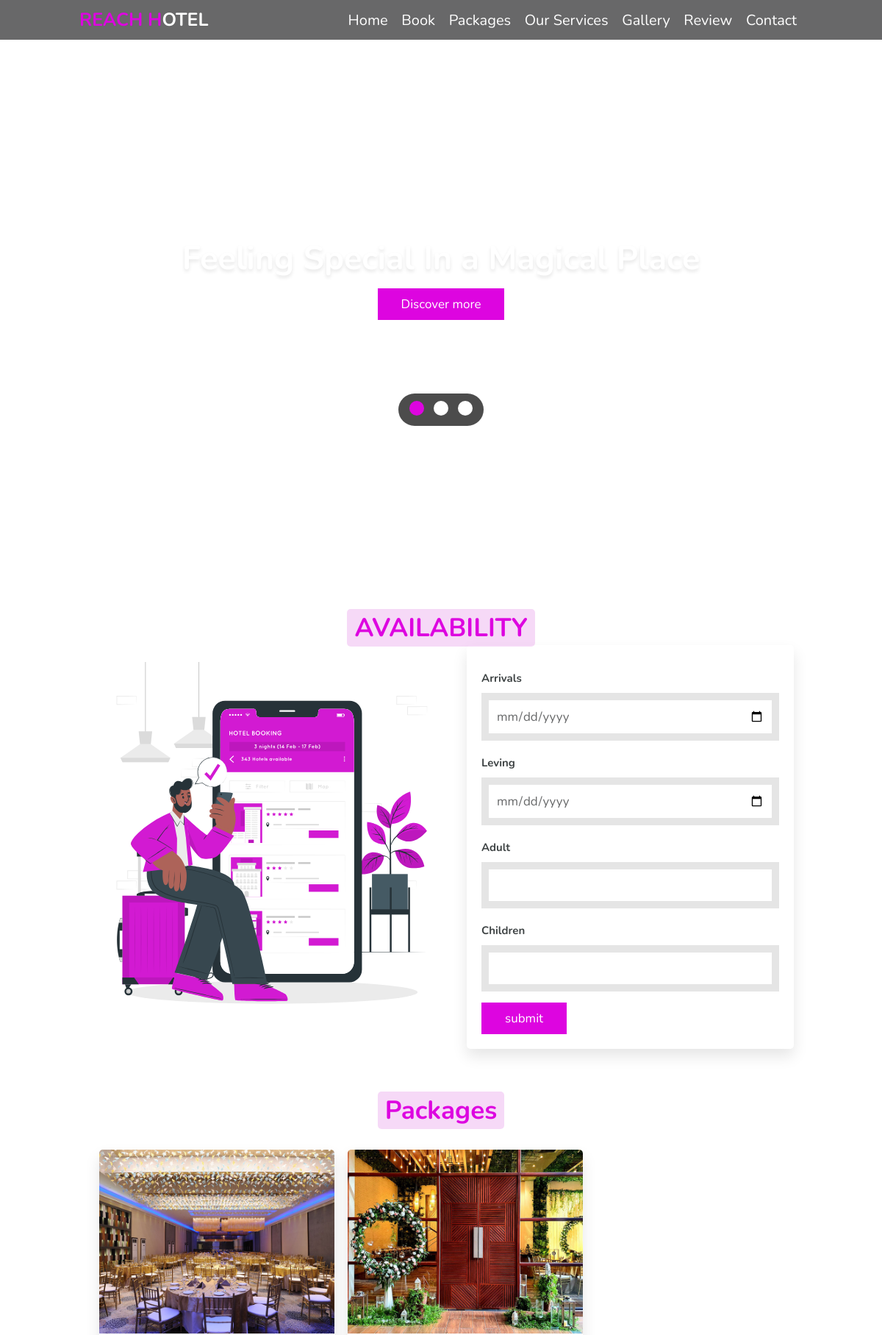
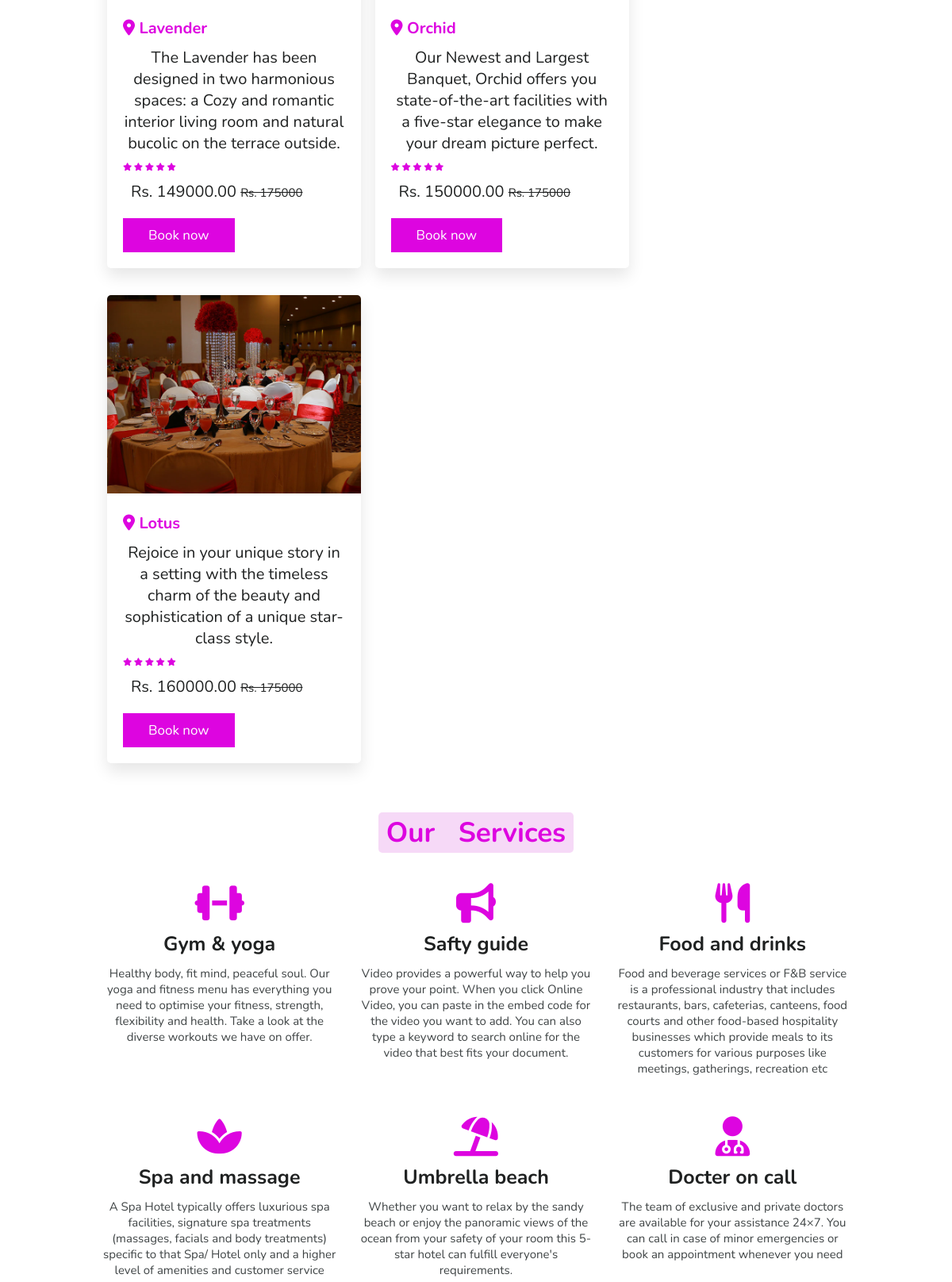
The page / (upper part) on the database its author committed (2 pictures, top to bottom).
### tables this page shows
CREATE TABLE `hall` (
  `id` int(11) NOT NULL,
  `hall_type` varchar(50) NOT NULL,
  `price` varchar(11) NOT NULL,
  `photo` varchar(100) NOT NULL,
  `description` varchar(500) NOT NULL
);

### index.php (the view, shortened to what this page needs)
<!DOCTYPE html>
<html>
    <head>
        <link rel="stylesheet" href="https://cdnjs.cloudflare.com/ajax/libs/font-awesome/6.2.1/css/all.min.css">
        <link rel="stylesheet" href="CSS/style.css">
        <link rel="stylesheet" href="https://cdn.jsdelivr.net/npm/swiper@8/swiper-bundle.min.css" />
    </head>
    <body>
        <header>
            <a href="index.php" class="logo"><span>REACH H</span>otel</a>
            <nav class="navbar">
                <a href="index.php">Home</a>
                <a href="Book.php">Book</a>
                <a href="#packages">Packages</a>
                <a href="#services">Our Services</a>
                <a href="gallery.php">Gallery</a>
                <a href="#review">Review</a>
                <a href="contact.php">Contact</a>
            </nav>
        </header>
        <section class="home" id="home">
            <div class="content">
                <h3>Feeling Special In a Magical Place</h3>
                <a href="aboutus.php" class="btn">Discover more</a>
            </div>
            <div class="controls">
                <span class="vid-btn active" data-src="image/video2.mp4"></span>
                <span class="vid-btn" data-src="image/video3.mp4"></span>
                <span class="vid-btn" data-src="image/video1.mp4"></span>
            </div>
        </section>
        <section class="book" id="book">
            <h1 class="heading">
                <span>AVAILABILITY</span>
            </h1>
            <div class="row1">
                <div class="img1">
                    <img src="Booking.svg">
                </div>
                <form action="">
                    <div class="inputBox">
                        <h3>Arrivals</h3>
                        <input type="date" >
                    </div>
                    <div class="inputBox">
                        <h3>Leving</h3>
                        <input type="date" >
                    </div>
                    <div class="inputBox">
                        <h3>Adult</h3>
                        <input type="number" placeholder="">
                    </div>
                    <div class="inputBox">
                        <h3>Children</h3>
                        <input type="number" placeholder="">
                    </div>
                    <input type="submit" class="btn" value="submit">
                </form>
            </div>
        </section>
        <section class="packages" id="packages">
            <h1 class="heading">
                <span>Packages</span>
            </h1>
            <?php
					require_once 'admin/connect.php';
					$query = $conn->query("SELECT * FROM `hall` ORDER BY `price` ASC") or die(mysql_error());
					while($fetch = $query->fetch_array()){
			?>
        <div class="box-container">
            <div class="box">
                <img src="photo/<?php echo $fetch['photo']?>" />
                <div class="content">
                    <h3><i class="fas fa-map-marker-alt"></i> <?php echo $fetch['hall_type'] ?></h3>
                    <p><?php echo $fetch['description'] ?></p>
                    <div class="stars">
                        <i class="fas fa-star"></i>
                        <i class="fas fa-star"></i>
                        <i class="fas fa-star"></i>
                        <i class="fas fa-star"></i>
                        <i class="fas fa-star"></i>
                    </div>
                    <div class="price"><?php echo "Rs. ".$fetch['price'].".00"?> <span>Rs. 175000</span></div>
                    <a href="book_hall.php?id=<?php echo $fetch['id']?>" class="btn">Book now</a>
                </div>
                    </div>
                    </div>
            <?php
					}
				?>
</section>
<section class="services" id="services">
    <h1 class="heading">
        <span>Our
        <span class="space"></span>
       Services</span>
    </h1>
<div class="box-container">
    <div class="box">
        <i class="fa-solid fa-dumbbell"></i>
        <h3>Gym & yoga</h3>
        <p>Healthy body, fit mind, peaceful soul. Our yoga and fitness menu has
            everything you need to optimise your fitness, strength, flexibility and health.
            Take a look at the diverse workouts we have on offer.
        </p>
    </div>
    <div class="box">
        <i class="fas fa-bullhorn"></i>
        <h3>Safty guide</h3>
        <p>Video provides a powerful way to help you prove your point.
             When you click Online Video, you can paste in the embed
             code for the video you want to add. You can also type a keyword to
             search online for the video that best fits your document.
        </p>
    </div>
    <div class="box">
        <i class="fas fa-utensils"></i>
        <h3>Food and drinks</h3>
        <p>Food and beverage services or F&B service is a professional industry that
            includes restaurants, bars, cafeterias, canteens, food courts and other
            food-based hospitality businesses which provide meals to its customers for
             various purposes like meetings, gatherings, recreation etc
        </p>
    </div>
    <div class="box">
        <i class="fas fa-spa"></i>
        <h3>Spa and massage</h3>
        <p>A Spa Hotel typically offers luxurious spa facilities,
            signature spa treatments (massages, facials and body treatments)
            specific to that Spa/ Hotel only and a
            higher level of amenities and customer service
        </p>
    </div>
    <div class="box">
        <i class="fas fa-umbrella-beach"></i>
        <h3>Umbrella beach</h3>
        <p>Whether you want to relax by the sandy beach or enjoy the
            panoramic views of the ocean from your safety of your
             room this 5-star hotel can fulfill everyone's requirements.
        </p>
    </div>
    <div class="box">
        <i class="fa-solid fa-user-doctor"></i>
        <h3>Docter on call</h3>
        <p>The team of exclusive and private doctors are available for your
            assistance 24×7. You can call in case of minor
            emergencies or book an appointment whenever you need
        </p>
    </div>
</div>
</section>
    </body>
</html>

### CSS/style.css (style rules this page uses)
:root { --pink:#dd05e0; }
* { font-family: 'Nunito', sans-serif; margin: 0; padding: 0; box-sizing: border-box; outline: none; border: none; text-decoration: none; transition: all .2s linear; }
html { font-size: 62.5%; overflow-x: hidden; scroll-behavior: smooth; scroll-padding-top: 6rem; }
header { position: fixed; top: 0; left: 0; right: 0; background: rgba(47, 48, 49, 0.724) ; z-index: 1000; display: flex; align-items: center; justify-content: space-between; padding: 1rem 9%; }
header .logo { font-size: 2.5rem; font-weight: bolder; color: #fff; text-transform: uppercase; text-decoration: none; }
header .logo span { color: var(--pink); }
header .navbar a { color: #fff; font-size: 2rem; margin: .8rem; text-decoration: none; }
.btn { display: inline-block; margin-top: 1rem; background: var(--pink); color: #fff; padding: .8rem 3rem; border: .2rem solid var(--pink); cursor: pointer; font-size: 1.7rem; }
section { padding: 3rem 10%; }
.home { display: flex; align-items: center; justify-content: center; flex-flow: column; position: relative; z-index: 0; min-height: 100vh; }
.home .content { text-align: center; }
.home .content h3 { font-size: 4.5rem; color: #fff; text-shadow: 0 .3rem .5rem rgba(0,0,0,.1); }
.home .controls { padding: 1rem; border-radius: 5rem; background: rgba(0,0,0,.7); position: relative; top: 10rem; }
.home .controls .vid-btn { height: 2rem; width: 2rem; display: inline-block; border-radius: 50%; background: #fff; cursor: pointer; margin: 0 .5rem; }
.home .controls .vid-btn.active { background: var(--pink); }
.heading { text-align: center; padding: 2.5rem o; }
.heading span { font-size: 3.5rem; background: rgba(242, 200, 244, 0.683); color: var(--pink); border-radius: .5rem; padding: .2rem 1rem; }
.heading span.space { background: none; }
.book .row1 { display: flex; flex-wrap: wrap; gap: 1.5rem; align-items: center; }
.book .row1 .img1 img { width: 100%; height: 500px; }
.book .row1 form { flex:1 1 30rem; padding: 2rem; box-shadow: 0 1rem 2rem rgba(0,0,0,.1); border-radius: .5rem; }
.book .row1 form .inputBox { padding: .5rem 0; }
.book .row1 form .inputBox input { width: 100%; padding: 1rem; border: 1rem solid rgba(0,0,0,.1); font-size: 1.7rem; color: rgba(47, 48, 49, 0.724); text-transform: none; }
.book .row1 form .inputBox h3 { font-size: 1.5rem; padding: 1rem 0; color: #3f4445; }
.packages .box-container { display: inline-block; flex-wrap: wrap; gap: 2rem; padding-top: 3rem; padding-left: 15px; }
.packages .box-container .box { border-radius: .5rem; gap: 2rem; width: 32rem; overflow: hidden; box-shadow: 0 1rem 2rem rgba(0,0,0,.1); }
.packages .box-container .box img { height: 25rem; width: 32rem; object-fit: cover; }
.packages .box-container .box .content { padding: 2rem; }
.packages .box-container .box .content h3 { font-size: 2rem; color: #1f2121; }
.packages .box-container .box .content h3 i { color: var(--pink); }
.packages .box-container .box .content h3 { color: var(--pink); }
.packages .box-container .box .content p { font-size: 2rem; color: #1f2121; padding: 1rem 0; text-align: center; }
.packages .box-container .box .content .stars i { font-size: 1rem; color: var(--pink); }
.packages .box-container .box .content .price { font-size: 2rem; color: #1f2121; padding: 1rem; }
.packages .box-container .box .content .price span { font-size: 1.5rem; color: #1f2121; text-decoration: line-through; }
.services .box-container { padding-top: 2rem; display: flex; flex-wrap: wrap; gap: 1rem; }
.services .box-container .box { flex: 1 1 30rem; border-radius: .5rem; padding: 1rem; text-align: center; }
.services .box-container .box i { padding: 1rem; font-size: 5rem; color: var(--pink); }
.services .box-container .box h3 { font-size: 2.5rem; color: #1f2121; }
.services .box-container .box p { font-size: 1.5rem; color: #3f4445; padding: 1rem 0; }

### rows shown on the page
hall: photo (picture), hall_type "Lavender", description "The Lavender has been designed in two harmonious spaces: a Cozy and romantic interior living room and natural bucolic on the terrace outside.", price "149000"
hall: photo (picture), hall_type "Orchid", description "Our Newest and Largest Banquet, Orchid offers you state-of-the-art facilities with a five-star elegance to make your dream picture perfect.", price "150000"
hall: shows a picture, hall_type "Lotus", description "Rejoice in your unique story in a setting with the timeless charm of the beauty and sophistication of a unique star-class style.", price "160000"
